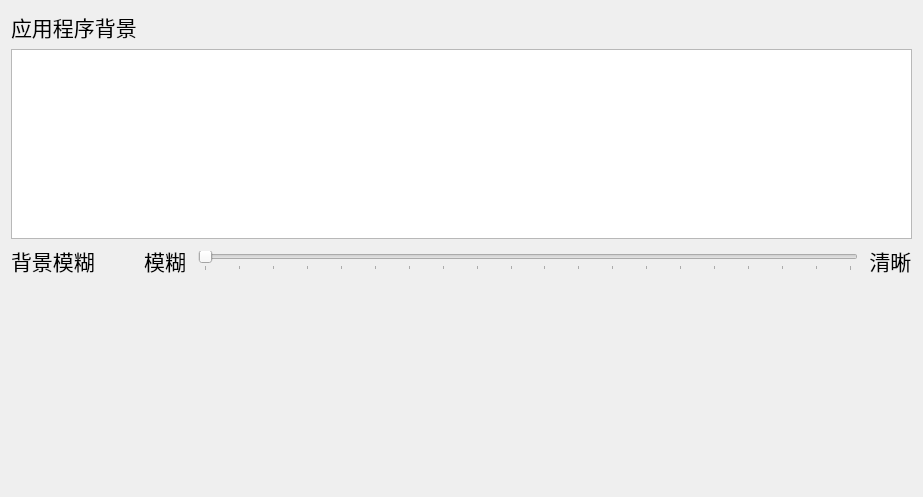
<?xml version="1.0" encoding="UTF-8"?>
<ui version="4.0">
 <class>MainAppSettingPage</class>
 <widget class="QWidget" name="MainAppSettingPage">
  <property name="geometry">
   <rect>
    <x>0</x>
    <y>0</y>
    <width>923</width>
    <height>497</height>
   </rect>
  </property>
  <property name="windowTitle">
   <string>Form</string>
  </property>
  <layout class="QVBoxLayout" name="verticalLayout">
   <item>
    <widget class="QLabel" name="backgroundChooseLabel">
     <property name="font">
      <font>
       <family>文泉驿等宽微米黑</family>
       <pointsize>16</pointsize>
      </font>
     </property>
     <property name="text">
      <string>应用程序背景</string>
     </property>
    </widget>
   </item>
   <item>
    <widget class="QListWidget" name="backgroundImageChooser">
     <property name="minimumSize">
      <size>
       <width>0</width>
       <height>190</height>
      </size>
     </property>
     <property name="maximumSize">
      <size>
       <width>16777215</width>
       <height>190</height>
      </size>
     </property>
     <property name="editTriggers">
      <set>QAbstractItemView::NoEditTriggers</set>
     </property>
     <property name="showDropIndicator" stdset="0">
      <bool>false</bool>
     </property>
     <property name="dragDropMode">
      <enum>QAbstractItemView::DragDrop</enum>
     </property>
     <property name="defaultDropAction">
      <enum>Qt::IgnoreAction</enum>
     </property>
     <property name="viewMode">
      <enum>QListView::IconMode</enum>
     </property>
     <property name="selectionRectVisible">
      <bool>false</bool>
     </property>
     <property name="sortingEnabled">
      <bool>false</bool>
     </property>
    </widget>
   </item>
   <item>
    <layout class="QHBoxLayout" name="horizontalLayout_2">
     <item>
      <widget class="QLabel" name="blurChooseLabel">
       <property name="font">
        <font>
         <family>文泉驿等宽微米黑</family>
         <pointsize>16</pointsize>
        </font>
       </property>
       <property name="text">
        <string>背景模糊         模糊 </string>
       </property>
       <property name="buddy">
        <cstring>horizontalSlider</cstring>
       </property>
      </widget>
     </item>
     <item>
      <widget class="QSlider" name="horizontalSlider">
       <property name="minimum">
        <number>5</number>
       </property>
       <property name="maximum">
        <number>100</number>
       </property>
       <property name="singleStep">
        <number>5</number>
       </property>
       <property name="pageStep">
        <number>5</number>
       </property>
       <property name="tracking">
        <bool>false</bool>
       </property>
       <property name="orientation">
        <enum>Qt::Horizontal</enum>
       </property>
       <property name="tickPosition">
        <enum>QSlider::TicksBelow</enum>
       </property>
       <property name="tickInterval">
        <number>5</number>
       </property>
      </widget>
     </item>
     <item>
      <widget class="QLabel" name="clearLabel">
       <property name="font">
        <font>
         <family>文泉驿等宽微米黑</family>
         <pointsize>16</pointsize>
        </font>
       </property>
       <property name="text">
        <string> 清晰</string>
       </property>
      </widget>
     </item>
    </layout>
   </item>
   <item>
    <spacer name="verticalSpacer">
     <property name="orientation">
      <enum>Qt::Vertical</enum>
     </property>
     <property name="sizeHint" stdset="0">
      <size>
       <width>20</width>
       <height>40</height>
      </size>
     </property>
    </spacer>
   </item>
  </layout>
 </widget>
 <resources>
  <include location="Resources.qrc"/>
 </resources>
 <connections/>
</ui>
